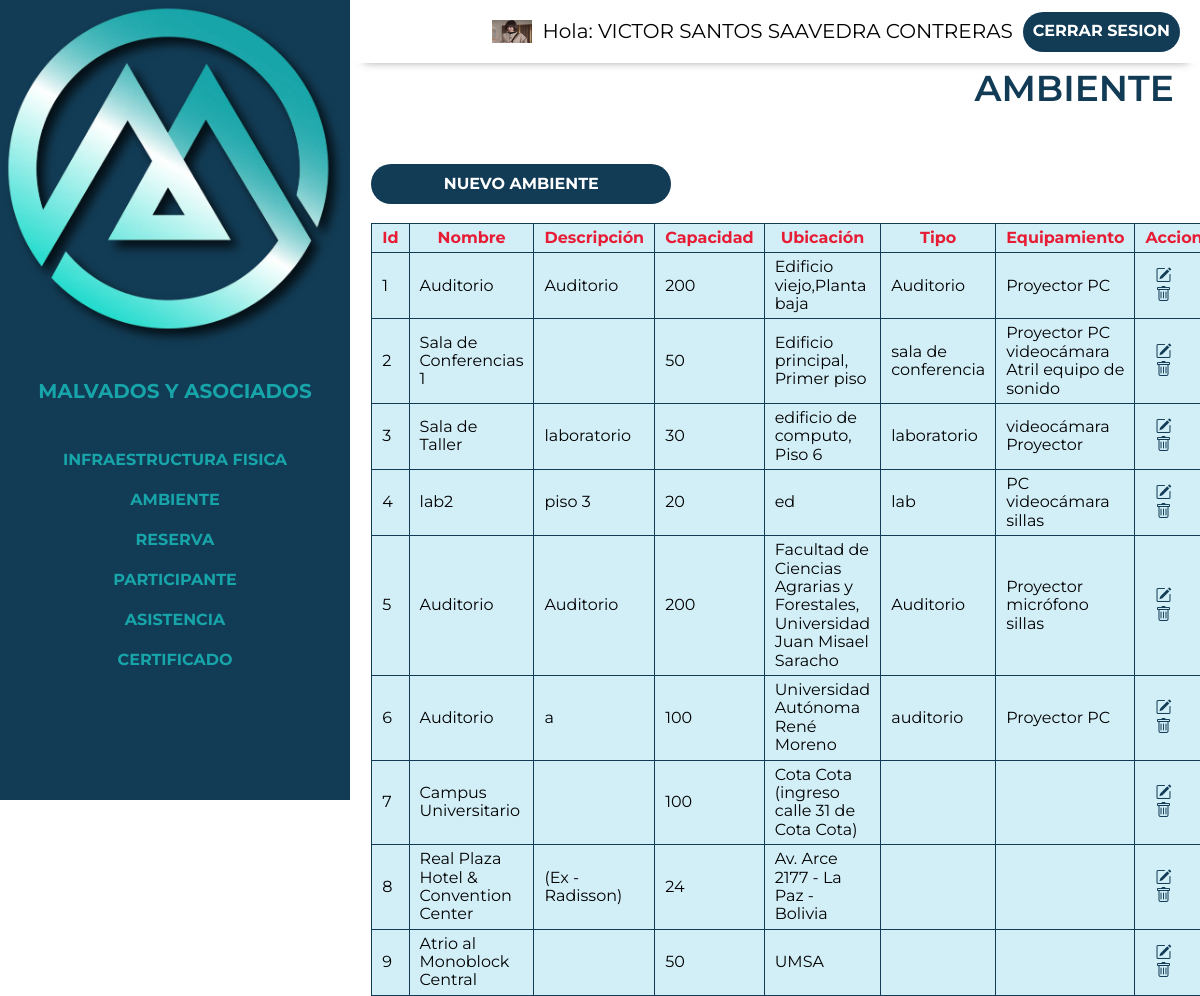
/control/ambiente.php (signed in), run on the app's committed database.
### tables this page shows
CREATE TABLE `usuario` (
  `id_usuario` int(20) NOT NULL,
  `nombre` varchar(60) NOT NULL,
  `apPaterno` varchar(50) NOT NULL,
  `apMaterno` varchar(50) NOT NULL,
  `email` varchar(60) NOT NULL,
  `password` char(60) DEFAULT NULL,
  `estado` varchar(60) DEFAULT NULL,
  `identidad` varchar(60) NOT NULL,
  `foto` varchar(200) DEFAULT NULL,
  `usuario` varchar(50) DEFAULT NULL,
  `celular` varchar(20) DEFAULT NULL,
  `fechaRegistro` date DEFAULT NULL,
  `token` varchar(50) DEFAULT NULL
);

CREATE TABLE `ambiente` (
  `id_ambiente` int(11) NOT NULL,
  `nombre` varchar(255) NOT NULL,
  `descripcion` text DEFAULT NULL,
  `capacidad` int(255) DEFAULT NULL,
  `ubicacion` varchar(255) DEFAULT NULL,
  `tipo` varchar(255) DEFAULT NULL
);

CREATE TABLE `infraestructura` (
  `id_infraestructura` int(20) NOT NULL,
  `nombre` varchar(255) NOT NULL,
  `tipo` varchar(255) NOT NULL,
  `estado` varchar(255) DEFAULT NULL,
  `descripcion` varchar(255) DEFAULT NULL
);

### control/ambiente.php (the view, shortened to what this page needs)
<?php require'includes/header.php'?>
<?php
    include("../app/conexion.php");
    $sql="select *from Ambiente";
    $resultado=mysqli_query($conectar,$sql);
?>
<div class="contenedor">
    <div class="listar ">
        <h2 >Ambiente</h2>
        <div class="botton infraestructura">
            <a href="crear-ambiente.php">Nuevo Ambiente</a>
        </div>
    </div>
    <br/>
    <div class="tlis">
            <table >
                <thead>
                    <tr>
                        <th data-titulo="Id:">Id</th>
                        <th data-titulo="Nombre:">Nombre</th>
                        <th data-titulo="Descripcion:">Descripción</th>
                        <th data-titulo="Capacidad:">Capacidad</th>
                        <th data-titulo="Ubicación:">Ubicación</th>
                        <th data-titulo="Tipo:">Tipo</th>
                        <th data-titulo="Equipamiento:">Equipamiento</th>
                        <th data-titulo="Acción:">Accion</th>
                    </tr>
                </thead>
                <tbody>
                     <?php
                            while($filas=mysqli_fetch_assoc($resultado)){
                        ?>
                    <tr>
                        <td data-titulo="Id:"><?php echo $filas['id_ambiente']?></td>
                        <td data-titulo="Nombre:"><?php echo $filas['nombre']?></td>
                        <td data-titulo="Descripción:"><?php echo $filas['descripcion']?></td>
                        <td data-titulo="Caacidad:"><?php echo $filas['capacidad']?></td>
                        <td data-titulo="Ubicación:"><?php echo $filas['ubicacion']?></td>
                        <td data-titulo="Tipo:"><?php echo $filas['tipo']?></td>
                        <td data-titulo="Equipamiento:"><?php
                            $id2=$filas['id_ambiente'];
                          $sq= " SELECT ambiente.id_ambiente AS nombre_ambiente, infraestructura.nombre AS nombre_infraestructura FROM ambiente INNER JOIN equipamiento ON ambiente.id_ambiente = equipamiento.id_ambiente INNER JOIN infraestructura ON equipamiento.id_infraestructura = infraestructura.id_infraestructura ORDER BY ambiente.id_ambiente;";
                          $re=mysqli_query($conectar,$sq);
                          while($fil=mysqli_fetch_assoc($re)){
                            if($fil['nombre_ambiente']==$id2){
                               echo $fil['nombre_infraestructura'];
                            }
                            else{
                            }
                          }
                        ?></td>
                        <td data-titulo="Acción:">
                            <?php echo"<a href='editar-ambiente.php?id_ambiente=".$filas['id_ambiente']."'><i id='icon' class='bi bi-pencil-square'></i></a>"; ?>
                            <?php echo"<a href='eliminar-ambiente.php?id_ambiente=".$filas['id_ambiente']."'><i  id='icon' class='bi bi-trash'></i></</a>";?>
                        </td>
                    </tr>
                    <?php
                    }
                    ?>
                </tbody>
            </table>
         </div>
    </div>
</div>
<?php require 'includes/footer.php' ?>

### control/includes/header.php (shortened to what this page needs)
<!DOCTYPE html>
<html lang="en">
<head>
    <link rel="stylesheet" href="https://cdn.jsdelivr.net/npm/bootstrap-icons@1.10.4/font/bootstrap-icons.css">
    <link rel="stylesheet" href="../build/css/app.css">
    <link href="https://cdn.jsdelivr.net/npm/select2@4.1.0-rc.0/dist/css/select2.min.css" rel="stylesheet" />
</head>
<body>
<div class="dashboard">
    <aside class="sidebar">
        <div class="logo-principal">
            <img  loading="lazy"  width="50" heigth="80" src="../build/img/control/logo.webp" alt="desdeaqui">
            <a href="index.php"><h3>  Malvados y Asociados </h3></a>
        </div>
        <nav class="sidebar-nav flex">
            <a href="infraestructura.php">Infraestructura Fisica</a>
            <a href="ambiente.php">Ambiente</a>
            <a href="reserva.php">Reserva</a>
            <a href="participante.php">Participante</a>
            <a href="asistencia.php">Asistencia</a>
                <a href="certificado.php">Certificado</a>
        </nav>
    </aside>
    <div class="principal">
        <div class="barra flex">
            <img src="../build/img/control/sara.webp"  style="width:40px;height:23px;" class="rounded-pill">
            <p>Hola: <span>
                <?php
                $id=$_SESSION['id'];
                include("../app/conexion.php");
                $sql="select nombre, apPaterno, apMaterno from usuario where id_usuario='$id'";
                $resultado=mysqli_query($conectar,$sql);
                $filas=mysqli_fetch_assoc($resultado);
                 echo $filas['nombre'].' '.$filas['apPaterno'].' '.$filas['apMaterno'];
                ?>
                </span></p>
            <a href="../login/cerrar_session.php" class="cerrar-sesion">Cerrar Sesion</a>
        </div>

### build/css/app.css (style rules this page uses)
html { box-sizing:border-box;font-size:62.5% }
*,:after,:before { box-sizing:inherit }
body { font-family:Montserrat,sans-serif;font-size:1.6rem }
p { color:#000;font-size:2rem }
.contenedor { margin:0 auto;max-width:120rem;width:95% }
a { text-decoration:none }
h1,h2,h3 { margin:0 0 5rem }
h2 { font-size:3.6rem }
h3 { font-size:3rem }
img { display:block;height:auto;max-width:100%;width:100% }
html { -webkit-text-size-adjust:100%;line-height:1.15 }
body { margin:0 }
a { background-color:transparent }
img { border-style:none }
.dashboard { background-color:#fff }
@media (min-width:768px) { .dashboard { display:flex;height:100vh } }
.dashboard .principal { flex:1 }
.sidebar { background-color:#123c55;width:100% }
@media (min-width:768px) { .sidebar { max-width:35rem } }
.sidebar h3 { color:#17a5a9;font-size:2rem;margin:0;padding:2rem;text-align:left }
.sidebar .sidebar-nav { flex-direction:column;margin-top:5rem }
.sidebar .sidebar-nav a { color:#17a5a9;font-weight:700;padding:1rem;text-align:left;transition-duration:.3s;transition-property:background-color;width:100% }
.barra { background-color:#fff;box-shadow:1px 12px 9px -13px rgba(0,0,0,.4);justify-content:flex-end;padding:1rem 2rem;transition-duration:.3s;transition-property:background-color }
.barra p { margin:1rem }
.listar h2 { color:#123c55;padding:.5rem;text-align:end;text-transform:uppercase }
.barra a { background-color:#123c55;border-radius:5rem }
a { align-items:center;color:#fff;display:grid;font-weight:700;height:4rem;justify-content:center;padding:1rem;text-transform:uppercase;transition-duration:.3s;transition-property:background-color }
.botton { background-color:#123c55;border-radius:5rem;margin-top:0;text-align:center }
@media (min-width:768px) { .botton { max-width:40rem;width:20rem } }
@media (min-width:992px) { .botton { max-width:40rem;width:30rem } }
.listar a { color:#fff }
.tlis a { color:#123c55;display:inline }
.flex { align-items:center;display:flex }
table { background:#d2eef7;border-collapse:collapse }
table thead { color:#e71d36 }
td,th { border:1px solid #123c55;padding:5px 10px }
@media (min-width:992px) { table { display:table;width:90% } }
h2 { font-weight:600 }

### data on the page
usuario: nombre "VICTOR SANTOS", apPaterno "SAAVEDRA", apMaterno "CONTRERAS"
ambiente: id_ambiente "1", nombre "Auditorio", descripcion "Auditorio", capacidad "200", ubicacion "Edificio viejo,Planta baja", tipo "Auditorio", infraestructura.nombre "Proyector", infraestructura.nombre "PC"
ambiente: id_ambiente "2", nombre "Sala de Conferencias 1", capacidad "50", ubicacion "Edificio principal, Primer piso", tipo "sala de conferencia", infraestructura.nombre "Proyector", infraestructura.nombre "PC", infraestructura.nombre "videocámara", infraestructura.nombre "Atril", infraestructura.nombre "equipo de sonido"
ambiente: id_ambiente "3", nombre "Sala de Taller", descripcion "laboratorio", capacidad "30", ubicacion "edificio de computo, Piso 6", tipo "laboratorio", infraestructura.nombre "videocámara", infraestructura.nombre "Proyector"
ambiente: id_ambiente "4", nombre "lab2", descripcion "piso 3", capacidad "20", ubicacion "ed", tipo "lab", infraestructura.nombre "PC", infraestructura.nombre "videocámara", infraestructura.nombre "sillas"
ambiente: id_ambiente "5", nombre "Auditorio", descripcion "Auditorio", capacidad "200", ubicacion "Facultad de Ciencias Agrarias y Forestales, Universidad Juan Misael Saracho", tipo "Auditorio", infraestructura.nombre "Proyector", infraestructura.nombre "micrófono", infraestructura.nombre "sillas"
ambiente: id_ambiente "6", nombre "Auditorio", descripcion "a", capacidad "100", ubicacion "Universidad Autónoma René Moreno", tipo "auditorio", infraestructura.nombre "Proyector", infraestructura.nombre "PC"
ambiente: id_ambiente "7", nombre "Campus Universitario", capacidad "100", ubicacion "Cota Cota (ingreso calle 31 de Cota Cota)"
ambiente: id_ambiente "8", nombre "Real Plaza Hotel & Convention Center", descripcion "(Ex - Radisson)", capacidad "24", ubicacion "Av. Arce 2177 - La Paz - Bolivia"
ambiente: id_ambiente "9", nombre "Atrio al Monoblock Central", capacidad "50", ubicacion "UMSA"
